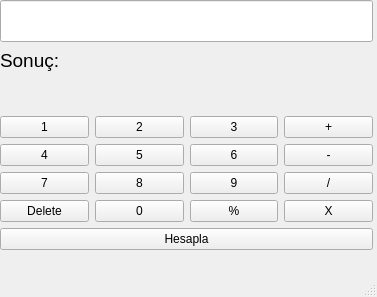
<?xml version="1.0" encoding="UTF-8"?>
<ui version="4.0">
 <class>MainWindow</class>
 <widget class="QMainWindow" name="MainWindow">
  <property name="geometry">
   <rect>
    <x>0</x>
    <y>0</y>
    <width>377</width>
    <height>297</height>
   </rect>
  </property>
  <property name="windowTitle">
   <string>MainWindow</string>
  </property>
  <widget class="QWidget" name="centralwidget">
   <widget class="QWidget" name="gridLayoutWidget">
    <property name="geometry">
     <rect>
      <x>0</x>
      <y>0</y>
      <width>373</width>
      <height>250</height>
     </rect>
    </property>
    <layout class="QGridLayout" name="gridLayout">
     <item row="7" column="1">
      <widget class="QPushButton" name="pushButton_14">
       <property name="text">
        <string>0</string>
       </property>
      </widget>
     </item>
     <item row="0" column="0" colspan="4">
      <widget class="QLineEdit" name="lineEdit">
       <property name="maximumSize">
        <size>
         <width>16777215</width>
         <height>53</height>
        </size>
       </property>
       <property name="font">
        <font>
         <pointsize>22</pointsize>
        </font>
       </property>
       <property name="text">
        <string/>
       </property>
      </widget>
     </item>
     <item row="5" column="1">
      <widget class="QPushButton" name="pushButton_5">
       <property name="text">
        <string>5</string>
       </property>
      </widget>
     </item>
     <item row="4" column="1">
      <widget class="QPushButton" name="pushButton_2">
       <property name="text">
        <string>2</string>
       </property>
      </widget>
     </item>
     <item row="5" column="0">
      <widget class="QPushButton" name="pushButton_4">
       <property name="text">
        <string>4</string>
       </property>
      </widget>
     </item>
     <item row="3" column="0" colspan="4">
      <spacer name="verticalSpacer">
       <property name="orientation">
        <enum>Qt::Vertical</enum>
       </property>
       <property name="sizeHint" stdset="0">
        <size>
         <width>20</width>
         <height>240</height>
        </size>
       </property>
      </spacer>
     </item>
     <item row="6" column="3">
      <widget class="QPushButton" name="pushButton_12">
       <property name="text">
        <string>/</string>
       </property>
      </widget>
     </item>
     <item row="6" column="1">
      <widget class="QPushButton" name="pushButton_8">
       <property name="text">
        <string>8</string>
       </property>
      </widget>
     </item>
     <item row="7" column="0">
      <widget class="QPushButton" name="pushButton_17">
       <property name="text">
        <string>Delete</string>
       </property>
      </widget>
     </item>
     <item row="5" column="2">
      <widget class="QPushButton" name="pushButton_6">
       <property name="text">
        <string>6</string>
       </property>
      </widget>
     </item>
     <item row="5" column="3">
      <widget class="QPushButton" name="pushButton_11">
       <property name="text">
        <string>-</string>
       </property>
      </widget>
     </item>
     <item row="6" column="2">
      <widget class="QPushButton" name="pushButton_9">
       <property name="text">
        <string>9</string>
       </property>
      </widget>
     </item>
     <item row="4" column="3">
      <widget class="QPushButton" name="pushButton_10">
       <property name="text">
        <string>+</string>
       </property>
      </widget>
     </item>
     <item row="6" column="0">
      <widget class="QPushButton" name="pushButton_7">
       <property name="text">
        <string>7</string>
       </property>
      </widget>
     </item>
     <item row="7" column="2">
      <widget class="QPushButton" name="pushButton_15">
       <property name="text">
        <string>%</string>
       </property>
      </widget>
     </item>
     <item row="7" column="3">
      <widget class="QPushButton" name="pushButton_13">
       <property name="text">
        <string>X</string>
       </property>
      </widget>
     </item>
     <item row="4" column="0">
      <widget class="QPushButton" name="pushButton">
       <property name="text">
        <string>1</string>
       </property>
      </widget>
     </item>
     <item row="4" column="2">
      <widget class="QPushButton" name="pushButton_3">
       <property name="text">
        <string>3</string>
       </property>
      </widget>
     </item>
     <item row="8" column="0" colspan="4">
      <widget class="QPushButton" name="pushButton_16">
       <property name="text">
        <string>Hesapla</string>
       </property>
      </widget>
     </item>
     <item row="2" column="0">
      <widget class="QLabel" name="label_2">
       <property name="font">
        <font>
         <pointsize>14</pointsize>
        </font>
       </property>
       <property name="text">
        <string>Sonuç:</string>
       </property>
      </widget>
     </item>
     <item row="2" column="1">
      <widget class="QLabel" name="label">
       <property name="font">
        <font>
         <pointsize>16</pointsize>
        </font>
       </property>
       <property name="text">
        <string/>
       </property>
      </widget>
     </item>
    </layout>
   </widget>
  </widget>
  <widget class="QMenuBar" name="menubar">
   <property name="geometry">
    <rect>
     <x>0</x>
     <y>0</y>
     <width>377</width>
     <height>21</height>
    </rect>
   </property>
  </widget>
  <widget class="QStatusBar" name="statusbar"/>
 </widget>
 <resources/>
 <connections/>
</ui>
